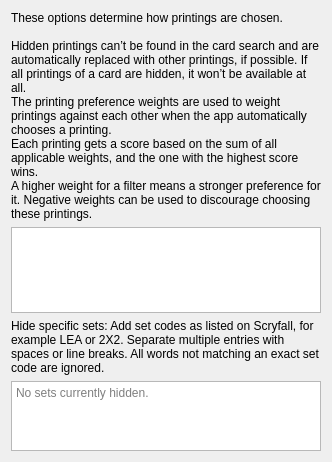
<?xml version="1.0" encoding="UTF-8"?>
<ui version="4.0">
 <class>HidePrintingsPage</class>
 <widget class="QWidget" name="HidePrintingsPage">
  <property name="geometry">
   <rect>
    <x>0</x>
    <y>0</y>
    <width>332</width>
    <height>462</height>
   </rect>
  </property>
  <layout class="QVBoxLayout" name="verticalLayout">
   <item>
    <widget class="QLabel" name="card_filter_settings_header_label">
     <property name="text">
      <string>These options determine how printings are chosen.

Hidden printings can’t be found in the card search and are automatically replaced with other printings, if possible. If all printings of a card are hidden, it won’t be available at all.
The printing preference weights are used to weight printings against each other when the app automatically chooses a printing.
Each printing gets a score based on the sum of all applicable weights, and the one with the highest score wins.
A higher weight for a filter means a stronger preference for it. Negative weights can be used to discourage choosing these printings.</string>
     </property>
     <property name="wordWrap">
      <bool>true</bool>
     </property>
    </widget>
   </item>
   <item>
    <widget class="QTableView" name="printing_filter_view">
     <property name="sizePolicy">
      <sizepolicy hsizetype="Expanding" vsizetype="Expanding">
       <horstretch>0</horstretch>
       <verstretch>10</verstretch>
      </sizepolicy>
     </property>
     <attribute name="verticalHeaderVisible">
      <bool>false</bool>
     </attribute>
    </widget>
   </item>
   <item>
    <widget class="QLabel" name="set_filter_label">
     <property name="text">
      <string>Hide specific sets: Add set codes as listed on Scryfall, for example LEA or 2X2. Separate multiple entries with spaces or line breaks. All words not matching an exact set code are ignored.</string>
     </property>
     <property name="wordWrap">
      <bool>true</bool>
     </property>
    </widget>
   </item>
   <item>
    <widget class="QPlainTextEdit" name="set_filter_settings">
     <property name="sizePolicy">
      <sizepolicy hsizetype="Expanding" vsizetype="Expanding">
       <horstretch>0</horstretch>
       <verstretch>3</verstretch>
      </sizepolicy>
     </property>
     <property name="toolTip">
      <string>Example:

LEA DDU TC13 J21</string>
     </property>
     <property name="inputMethodHints">
      <set>Qt::InputMethodHint::ImhLatinOnly|Qt::InputMethodHint::ImhMultiLine|Qt::InputMethodHint::ImhNoAutoUppercase|Qt::InputMethodHint::ImhNoPredictiveText</set>
     </property>
     <property name="placeholderText">
      <string>No sets currently hidden.</string>
     </property>
    </widget>
   </item>
  </layout>
 </widget>
 <resources/>
 <connections/>
</ui>
